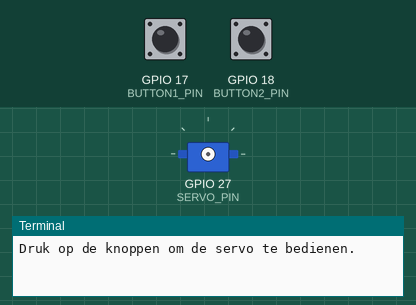
A program run on a simulated Raspberry Pi (BCM pin numbers). Parts: servo, the last lines printed to the terminal. The test bench sets the inputs (shaded band); at power-on: GPIO 18 (BUTTON2_PIN) HIGH, GPIO 17 (BUTTON1_PIN) HIGH. Servo angles are drawn from the pulse width (0.5 ms = 0°, 2.5 ms = 180°).

Above: at 1.2 s.
1.3 s: GPIO 18 (BUTTON2_PIN) pulled LOW for 0.15 s
At 2.2 s:
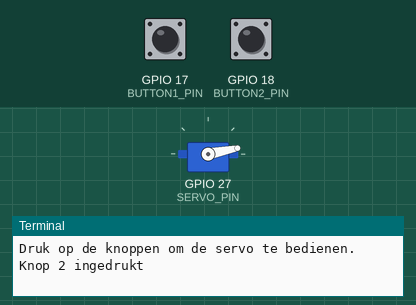
2.9 s: GPIO 17 (BUTTON1_PIN) pulled LOW for 1 s
At 4.3 s:
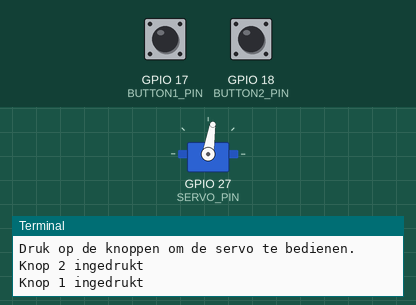
5.9 s: GPIO 18 (BUTTON2_PIN) pulled LOW for 1 s
8.9 s: GPIO 18 (BUTTON2_PIN) pulled LOW for 3.2 s
At 9.71 s:
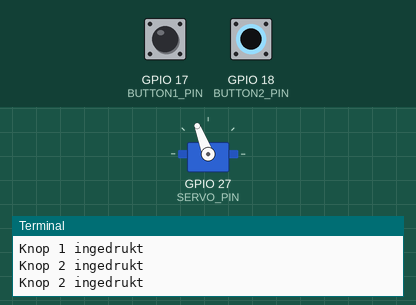
13.6 s: GPIO 17 (BUTTON1_PIN) pulled LOW for 3.2 s
At 17.7 s:
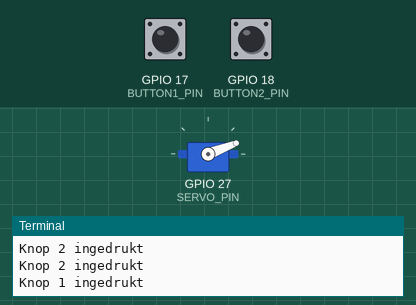
Timing chart, 0 to 19.2 s (numbered marks = the images above; inputs shaded):
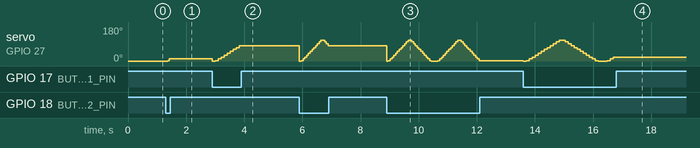

The program:

opdr6_btn2_servo.py
```python
# Opdracht 6 Raspberry Pi - Nina Schrauwen
# BTN1 == HOOG -> Servo draait van 0 naar 120 graden in 1 seconde (aan het einde van de beweging terug naar 0 graden in 1 seconde)
# BTN2 == HOOG -> Servo draait van 0 naar 120 graden in 0.5 seconde (aan het einde van de beweging terug naar 0 graden in 0.5 seconde)

import RPi.GPIO as GPIO
import time

# Servo- en knop pin configuratie
SERVO_PIN = 27
BUTTON1_PIN = 17
BUTTON2_PIN = 18

# GPIO-instellingen
GPIO.setmode(GPIO.BCM)
GPIO.setup(SERVO_PIN, GPIO.OUT)
GPIO.setup(BUTTON1_PIN, GPIO.IN, pull_up_down=GPIO.PUD_UP)
GPIO.setup(BUTTON2_PIN, GPIO.IN, pull_up_down=GPIO.PUD_UP)

# PWM-instelling voor servo
pwm = GPIO.PWM(SERVO_PIN, 50)
pwm.start(0)

# Functie om de hoek van de servo in te stellen door de hoek om te zetten naar een 'duty cycle'
def set_angle(angle):
    duty = 2 + (angle / 18)
    GPIO.output(SERVO_PIN, True)
    pwm.ChangeDutyCycle(duty)
    time.sleep(0.02)
    GPIO.output(SERVO_PIN, False)

# Functie om de servo naar een bepaalde hoek te bewegen en weer terug
# Functie om de servo naar een bepaalde hoek te bewegen en direct te stoppen als de knop losgelaten wordt
def move_servo_while_pressed(speed_sec, button_pin):
    # Beweeg van 0 naar 120 graden in kleine stapjes
    for angle in range(0, 121, 10):
        if GPIO.input(button_pin):  # Knop losgelaten? Stop zo snel mogelijk (maakt de kleine tussenstap af en stopt dan)
            break
        set_angle(angle)
        time.sleep(speed_sec / (120 / 10)) # Uitrekenen hoelang de kleine tussenstappen duren (graden per seconde / aantal stappen)
    # Beweeg terug naar 0 graden in kleine stapjes
    for angle in range(120, -1, -10):
        if GPIO.input(button_pin):  # Knop losgelaten? Stop zo snel mogelijk (maakt de kleine tussenstap af en stopt dan)
            break
        set_angle(angle)
        time.sleep(speed_sec / (120 / 10)) # Uitrekenen hoelang de kleine tussenstappen duren (graden per seconde / aantal stappen)

# Hoofdlus om knopdrukken te controleren en de servo aan te sturen
try:
    print("Druk op de knoppen om de servo te bedienen.")
    while True:
        # Lees de status van de knoppen
        btn1 = not GPIO.input(BUTTON1_PIN)  # True als knop is ingedrukt
        btn2 = not GPIO.input(BUTTON2_PIN)

        # Als alleen knop 1 is ingedrukt, beweeg de servo met snelheid 1 seconde
        if btn1 and not btn2:
            print("Knop 1 ingedrukt")
            # Beweeg de servo zolang knop 1 is ingedrukt
            while not GPIO.input(BUTTON1_PIN):
                # Beweeg de servo met snelheid 1 seconde
                move_servo_while_pressed(1, BUTTON1_PIN)
                time.sleep(0.1) # Kleine vertraging om snel herhalen te voorkomen
        # Als alleen knop 2 is ingedrukt, beweeg de servo met snelheid 0.5 seconde
        elif btn2 and not btn1:
            print("Knop 2 ingedrukt")
            # Beweeg de servo zolang knop 2 is ingedrukt
            while not GPIO.input(BUTTON2_PIN):
                # Beweeg de servo met snelheid 0.5 seconde
                move_servo_while_pressed(0.5, BUTTON2_PIN)
                time.sleep(0.1) # Kleine vertraging om snel herhalen te voorkomen

# Vang keyboard interrupt op om het programma netjes af te sluiten
except KeyboardInterrupt:
    pass
# Bij andere fouten, reset de GPIO/stop de servo
finally:
    pwm.stop()
    GPIO.cleanup()
```

Measured:
- after the input at 1.3 s, servo on GPIO 27 (SERVO_PIN): 0° → 1° after 0.06 s, → 11° 0.06 s later
- after the input at 2.9 s, servo on GPIO 27 (SERVO_PIN): 11° → 0° at once, → 1° 0.10 s later, → 11° 0.10 s later, → 21° 0.10 s later, … (10 changes in this stretch)
- after the input at 13.6 s, servo on GPIO 27 (SERVO_PIN): 1° → 0° at once, → 1° 0.10 s later, → 11° 0.10 s later, → 21° 0.10 s later, … (28 changes in this stretch)
